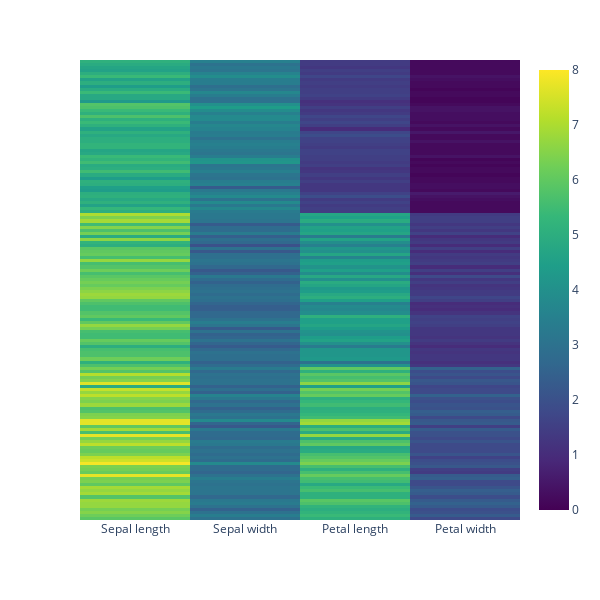

Notebook cell for this chart:
### Code cell
fig = px.imshow(df.iloc[:,0:-2], text_auto=False,
               width=600, height=600,
               x=None, zmin=0, zmax=8,
               color_continuous_scale='viridis')
fig.update_layout(yaxis=dict(tickmode='array', tickvals=[]))

x_labels = ['Sepal length', 'Sepal width',
           'Petal length', 'Petal width']
x_ticks = list(range(len(x_labels)))
fig.update_xaxes(tickmode='array', tickvals=x_ticks,
                ticktext=x_labels)
fig.show()

### Figure 1 — Plotly figure (JSON) as saved in the notebook; plotly's stock layout.template omitted (floating-point values rounded to 4 significant figures; data arrays with more than 128 entries replaced by an {"elided": "..."} marker saying what was removed)
{"data": [{"coloraxis": "coloraxis", "hovertemplate": "x: %{x}<br>y: %{y}<br>color: %{z}<extra></extra>", "name": "0", "type": "heatmap", "x": ["sepal_length", "sepal_width", "petal_length", "petal_width"], "xaxis": "x", "y": {"elided": "150 int values"}, "yaxis": "y", "z": {"elided": "150x4 float values"}}], "layout": {"coloraxis": {"cmax": 8, "cmin": 0, "colorscale": [[0, "#440154"], [0.1111, "#482878"], [0.2222, "#3e4989"], [0.3333, "#31688e"], [0.4444, "#26828e"], [0.5556, "#1f9e89"], [0.6667, "#35b779"], [0.7778, "#6ece58"], [0.8889, "#b5de2b"], [1, "#fde725"]]}, "height": 600, "margin": {"t": 60}, "width": 600, "xaxis": {"anchor": "y", "autorange": true, "constrain": "domain", "domain": [0, 1], "range": [-0.5, 3.5], "scaleanchor": "y", "tickmode": "array", "ticktext": ["Sepal length", "Sepal width", "Petal length", "Petal width"], "tickvals": [0, 1, 2, 3], "type": "category"}, "yaxis": {"anchor": "x", "autorange": true, "constrain": "domain", "domain": [0, 1], "range": [149.5, -0.5], "tickmode": "array", "tickvals": [], "type": "linear"}}}
